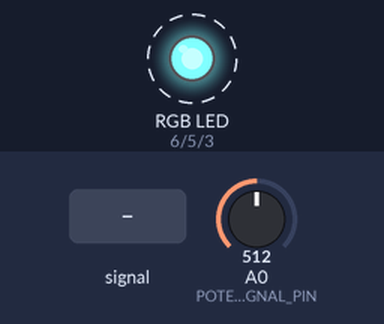
The sketch below on a simulated Arduino Uno, built with avr-gcc and run on an emulated ATmega328P. On the bench: an RGB LED mixed from three pins (HIGH = lit). Dashed ring = blinking. Inputs (shaded band) come from the test bench; at power-on: A0 (POTENTIOMETER_SIGNAL_PIN) = 512. What the sketch prints to the serial monitor is not drawn.

Above: at 1.25 s.
1.3 s: A0 (POTENTIOMETER_SIGNAL_PIN) set to 6
At 1.45 s:
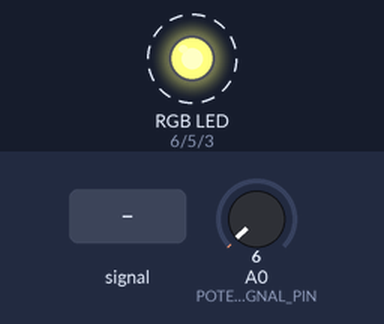
4.3 s: A0 (POTENTIOMETER_SIGNAL_PIN) set to 3
At 5.3 s:
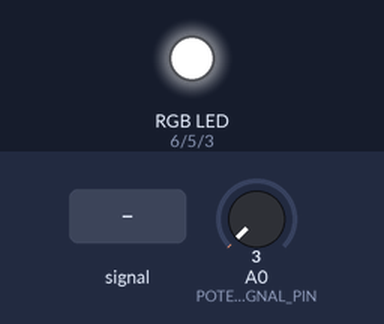
6.0 s: A0 (POTENTIOMETER_SIGNAL_PIN) set to 306
At 6.25 s:
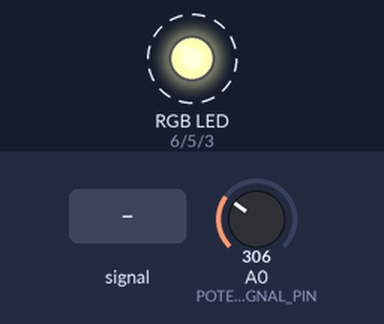
9.0 s: A0 (POTENTIOMETER_SIGNAL_PIN) fed a 200 Hz sine of ±255 counts around its level
At 10.55 s:
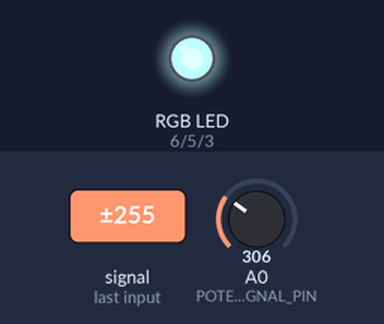
12.0 s: A0 (POTENTIOMETER_SIGNAL_PIN) set to 900
15.0 s: A0 (POTENTIOMETER_SIGNAL_PIN) set to 1023
Timing chart, 0 to 19.0 s (numbered marks = the images above; inputs shaded):
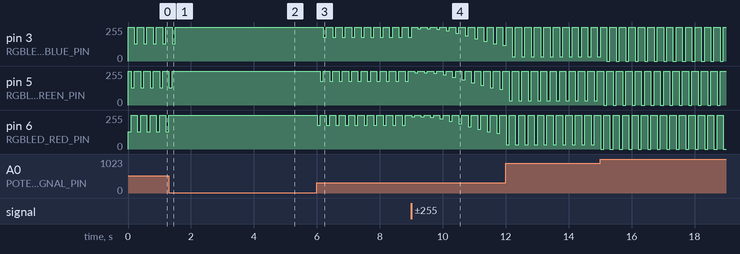

The sketch:

Firmware.ino
```cpp
#include "Global.h"

void setup()
{

	Serial.begin(9600);
	Serial.println("start");

}

void loop()
{
	int sample = map(potentiometer.read(),0,1023,0,255);

	led.setRGB(sample,0,0);
	delay(100);
	led.setRGB(0,sample,0);
	delay(100);
	led.setRGB(0,0,sample);
	delay(100);

}
```

Global.cpp
```cpp
#include "Global.h"

Potentiometer potentiometer =Potentiometer(POTENTIOMETER_SIGNAL_PIN);
RGBLed led = RGBLed(RGBLED_RED_PIN, RGBLED_GREEN_PIN, RGBLED_BLUE_PIN);
```

Global.h
```cpp
#ifndef GLOBAL_H
#define GLOBAL_H

#include "Pins.h"

#include "Potentiometer.h"
#include "RGBLed.h"

extern Potentiometer potentiometer;
extern RGBLed led;

#endif //GLOBAL_H
```

Potentiometer.cpp
```cpp
#include "Potentiometer.h"

Potentiometer::Potentiometer(int pin) : analogPin(pin) {}

int Potentiometer::read()
{
	return analogRead(analogPin);
}
```

Potentiometer.h
```cpp
#ifndef POTENTIOMETER
#define POTENTIOMETER

#include "arduino.h"

class Potentiometer
{
	public:
		Potentiometer(int pin);
		int read();

	private:
		const int analogPin;

};
#endif //POTENTIOMETER
```

RGBLed.cpp
```cpp
#include "RGBLed.h"

RGBLed::RGBLed(int redPin, int greenPin, int bluePin)
{
	rPin = redPin;
	gPin = greenPin;
	bPin = bluePin;

	pinMode(rPin, OUTPUT);
	pinMode(gPin, OUTPUT);
	pinMode(bPin, OUTPUT);
}
void RGBLed::setRGB(int R, int G, int B)
{
	analogWrite(rPin,255-R);
	analogWrite(gPin,255-G);
	analogWrite(bPin,255-B);
}
void RGBLed::turnOff()
{
	digitalWrite(rPin,1);
	digitalWrite(gPin,1);
	digitalWrite(bPin,1);
}
```

RGBLed.h
```cpp
#ifndef RGBLED_H
#define RGBLED_H

#include "Pins.h"
#include "arduino.h"

class RGBLed
{
	public:
		RGBLed(int redPin, int greenPin, int bluePin);
		void setRGB(int R, int G, int B);
		void turnOff();
	private:
		int rPin,gPin,bPin;
};
#endif //__RGBLED_H
```

Pins.h
```cpp
#ifndef PINS_H
#define PINS_H


/*Potentiometer*/

#define POTENTIOMETER_SIGNAL_PIN 	A0


/*RGB led Common anode*/

#define RGBLED_RED_PIN 		6
#define RGBLED_GREEN_PIN	5
#define RGBLED_BLUE_PIN		3


#endif //__PINS_H
```

Measured:
- the behaviour switches between 5 and 4 on A0 (POTENTIOMETER_SIGNAL_PIN) (found by bisection; images 1 and 2)
- after the input at 4.3 s, pin 3 (RGBLED_BLUE_PIN): goes on until 4.5 s, then stays 255/255; pin 5 (RGBLED_GREEN_PIN): goes on until 4.4 s, then stays 255/255; pin 6 (RGBLED_RED_PIN): goes on until 4.3 s, then stays 255/255
- after the input at 6.0 s, pin 3 (RGBLED_BLUE_PIN): alternates 255/255 for 0.20 s and 179/255 for 0.10 s, starting after 0.21 s; pin 5 (RGBLED_GREEN_PIN): alternates 255/255 for 0.20 s and 179/255 for 0.10 s, starting after 0.11 s; pin 6 (RGBLED_RED_PIN): alternates 255/255 for 0.20 s and 179/255 for 0.10 s, starting at once
- by itself, pin 3 (RGBLED_BLUE_PIN), pin 5 (RGBLED_GREEN_PIN): repeats every 0.30 s: 255/255 0.20 s, 254/255 0.10 s
- by itself, pin 6 (RGBLED_RED_PIN): alternates 255/255 for 0.20 s and 254/255 for 0.10 s
